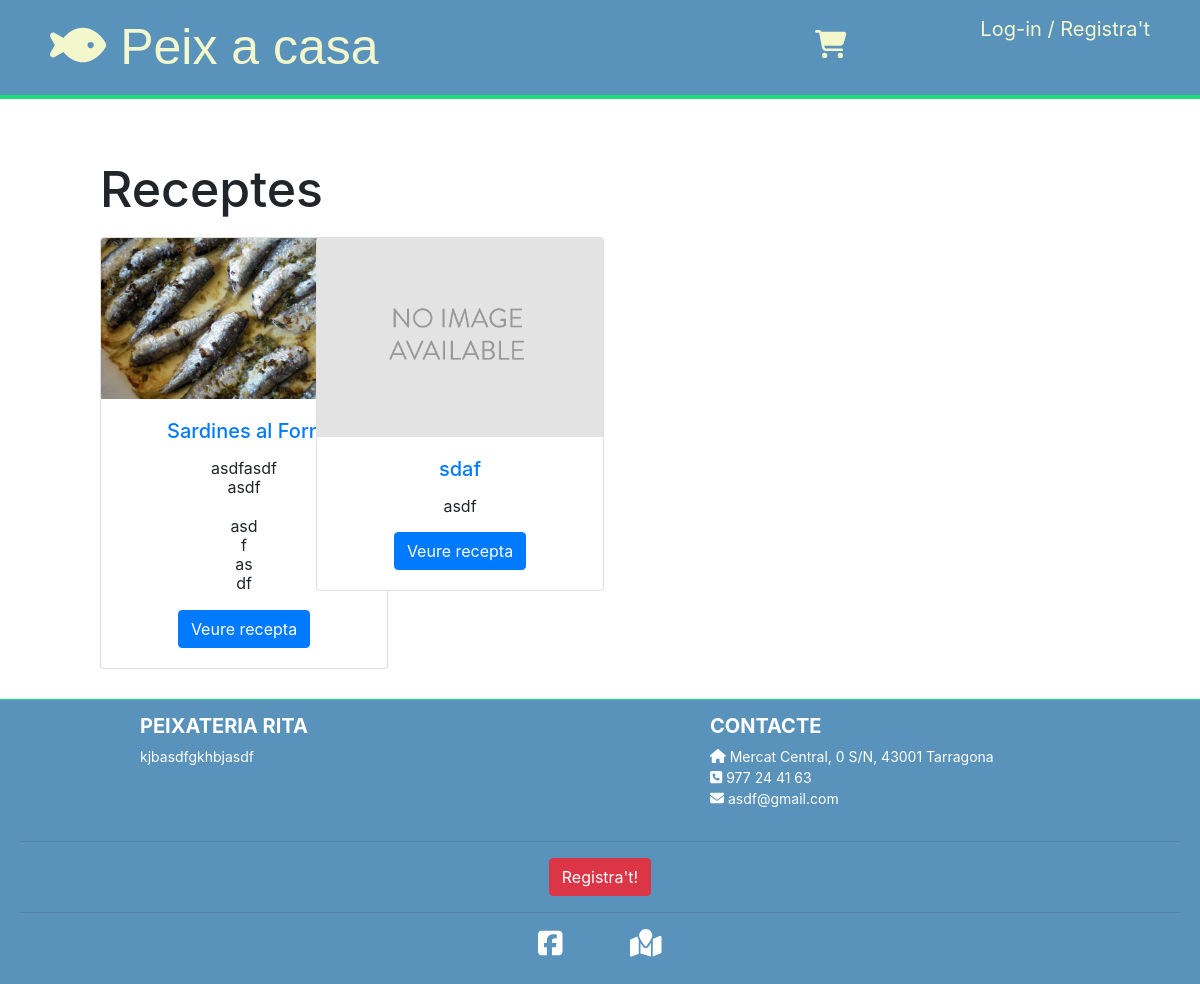
Screenshot of /recipe/ with the database file from the repository.
### recipe/models.py (models this page shows, shortened)
class Recipe(models.Model):
	title = models.CharField(max_length=200)
	text = models.TextField()
	image = models.ImageField(upload_to='recipe/%Y/%m/%d', blank=True)
	created_date = models.DateTimeField(
		default=timezone.now)
	published_date = models.DateTimeField(
		blank=True, null=True)

### recipe/views.py (the view)
def recipe_list(request):
	recipes = Recipe.objects.filter(published_date__lte=timezone.now()).order_by('published_date')
	return render(request, 'recipe/recipe_list.html', {'recipes': recipes})

### cart/context_processors.py (called while the page is built)
def cart(request):
    return {'cart': Cart(request) }

### recipe/templates/recipe/recipe_list.html
{% extends "shop/shop.html" %}
{% load static %}
{% block content %}
    <div id="main" class="recipe-list">
        <h1 style="font-size: 50px">Receptes</h1>
        {% for recipe in recipes %}
    	 <div class="item">
		<div class="card" style="width: 18rem;overflow-x: auto;">
			<img class="card-img-top" src="{% if recipe.image %}{{ recipe.image.url }}{% else %}{% static "img/no_image.png" %}{% endif %}">
		  	<div class="card-body">
		    	<h5 class="card-title"><a href="">{{ recipe.title }}</a></h5>
		    	<p class="card-text"><li>{{ recipe.text|linebreaksbr }}</li></p>
		    	<a href="#" class="btn btn-primary">Veure recepta</a>
		  	</div>
		  </div>
		</div>
	{% endfor %}
    </div>
{% endblock %}

### shop/static/css/shop.css (style rules this page uses)
body { margin:0; padding:0; font-family:helvetica, sans-serif; }
h1, h2, h3, h4, h5 , h6 { font-family: 'Ubuntu', sans-serif; font-weight:normal; }
a { text-decoration:none; color:#5993bb; }
#main { float:left; width: 96%; margin-right:-220px; overflow:hidden; }
.recipe-list .item { list-style:none; width:25%; padding:10px 20px 10px 0; float:left; text-align:center; line-height:1.2; }

### rows the page displays
Recipe: image (picture), title "Sardines al Forn", text "asdfasdf asdf asd f as df"
Recipe: title "sdaf", text "asdf"
